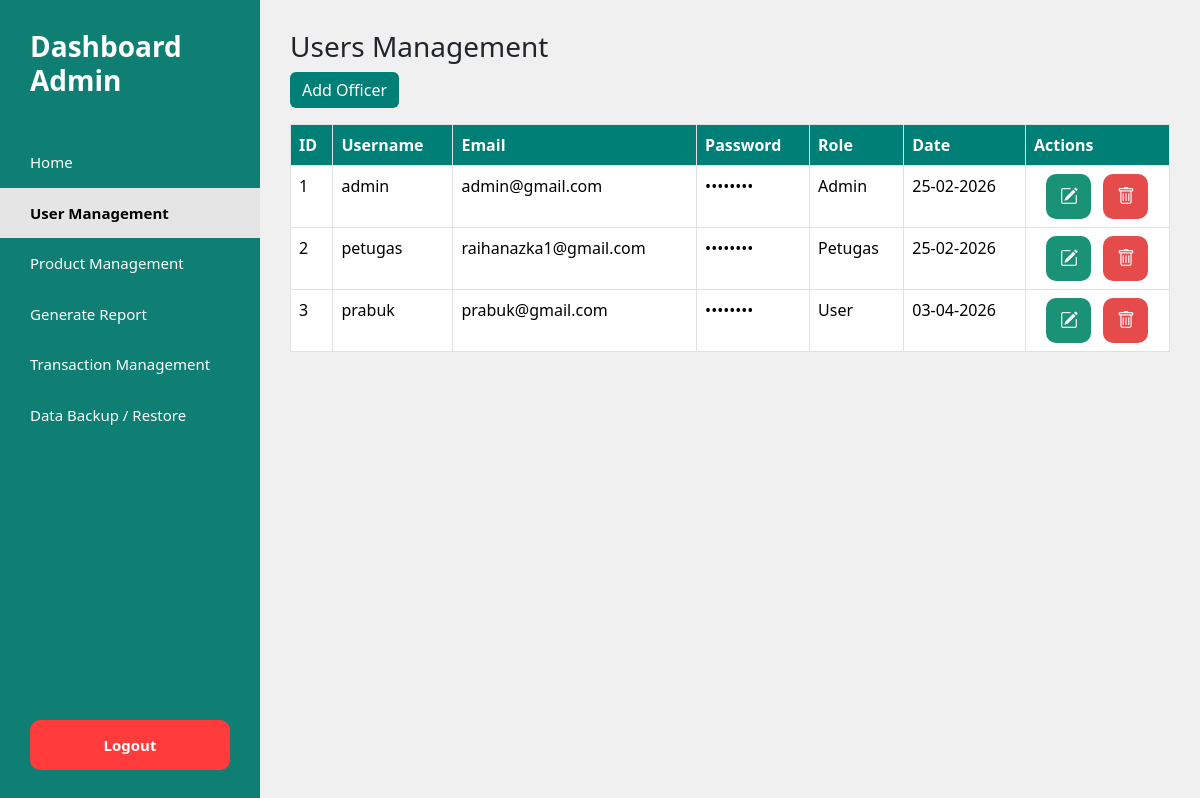
/admin/users.php (signed in), run on the app's committed database.
### tables this page shows
CREATE TABLE `users` (
  `id` int(11) NOT NULL AUTO_INCREMENT,
  `username` varchar(100) DEFAULT NULL,
  `email` varchar(100) DEFAULT NULL,
  `password` varchar(255) DEFAULT NULL,
  `role` varchar(20) NOT NULL DEFAULT 'user',
  `created_at` timestamp NOT NULL DEFAULT current_timestamp(),
  `name` varchar(100) DEFAULT NULL,
  `phone` varchar(20) DEFAULT NULL,
  `address` text DEFAULT NULL,
  `profile_picture` varchar(255) DEFAULT NULL,
  PRIMARY KEY (`id`)
);

### admin/users.php (the view, shortened to what this page needs)
<?php
require_once "config/database.php";
$users = mysqli_query($conn, "SELECT * FROM users ORDER BY id ASC");
?>
<!DOCTYPE html>
<html>
<head>
<link href="https://cdn.jsdelivr.net/npm/bootstrap@5.3.3/dist/css/bootstrap.min.css" rel="stylesheet">
<link href="https://cdn.jsdelivr.net/npm/bootstrap-icons@1.11.3/font/bootstrap-icons.css" rel="stylesheet">
</head>
<body>
<?php include 'includes/sidebar.php'; ?>
<div class="main-content">
<h3>Users Management</h3>
<div class="mb-3">
<button class="btn btn-custom" data-bs-toggle="modal" data-bs-target="#addModal">
Add Officer
</button>
</div>
<table class="table table-bordered" border="1">
<thead class="table-header">
<tr>
<th>ID</th>
<th>Username</th>
<th>Email</th>
<th>Password</th>
<th>Role</th>
<th>Date</th>
<th>Actions</th>
</tr>
</thead>
<tbody>
<?php
$no = 1;
while($row = mysqli_fetch_assoc($users)):
?>
<tr>
<td><?= $no++ ?></td>
<td><?= htmlspecialchars($row['username']) ?></td>
<td><?= htmlspecialchars($row['email']) ?></td>
<td>
    <?php
    $pwd = $row['password'];
    echo (strlen($pwd) >= 60 && strpos($pwd, '$') === 0)
        ? '••••••••'
        : htmlspecialchars($pwd);
    ?>
</td>
<td><?= ucfirst($row['role']) ?></td>
<td><?= date('d-m-Y', strtotime($row['created_at'])) ?></td>
<td>
    <div class="action-box">
        <button class="btn btn-edit"
            data-bs-toggle="modal"
            data-bs-target="#editModal<?= $row['id'] ?>">
            <i class="bi bi-pencil-square"></i>
        </button>
        <button class="btn btn-delete"
            data-bs-toggle="modal"
            data-bs-target="#deleteModal<?= $row['id'] ?>">
            <i class="bi bi-trash"></i>
        </button>
    </div>
</td>
</tr>
<?php endwhile; ?>
</tbody>
</table>
</div>
</body>
</html>

### admin/users.php (style rules this page uses)
.table-header { background: #007F77 !important; color: white !important; justify-content: center; align-items: center; }
.table-header th { background: #007F77 !important; color: white !important; justify-content: center; align-items: center; }
.btn-custom { background-color: #007F77 !important; color: white !important; border: none !important; }
.action-box { display:flex; justify-content:center; align-items:center; gap:12px; }
.btn-edit { background-color:#199276 !important; color:white !important; border:none !important; width:45px; height:45px; border-radius:10px; display:flex; justify-content:center; align-items:center; }
.btn-delete { background-color:#E54B4B !important; color:white !important; border:none !important; width:45px; height:45px; border-radius:10px; display:flex; justify-content:center; align-items:center; }
.action-box i { font-size:18px; }

### admin/includes/sidebar.php (style rules this page uses)
.main-content { margin-left:260px; padding:30px; background:#f0f0f0; min-height:100vh; }

### data on the page
users: username "admin", email "admin@gmail.com", role "Admin", created_at "25-02-2026"
users: username "petugas", email "raihanazka1@gmail.com", role "Petugas", created_at "25-02-2026"
users: username "prabuk", email "prabuk@gmail.com", role "User", created_at "03-04-2026"
